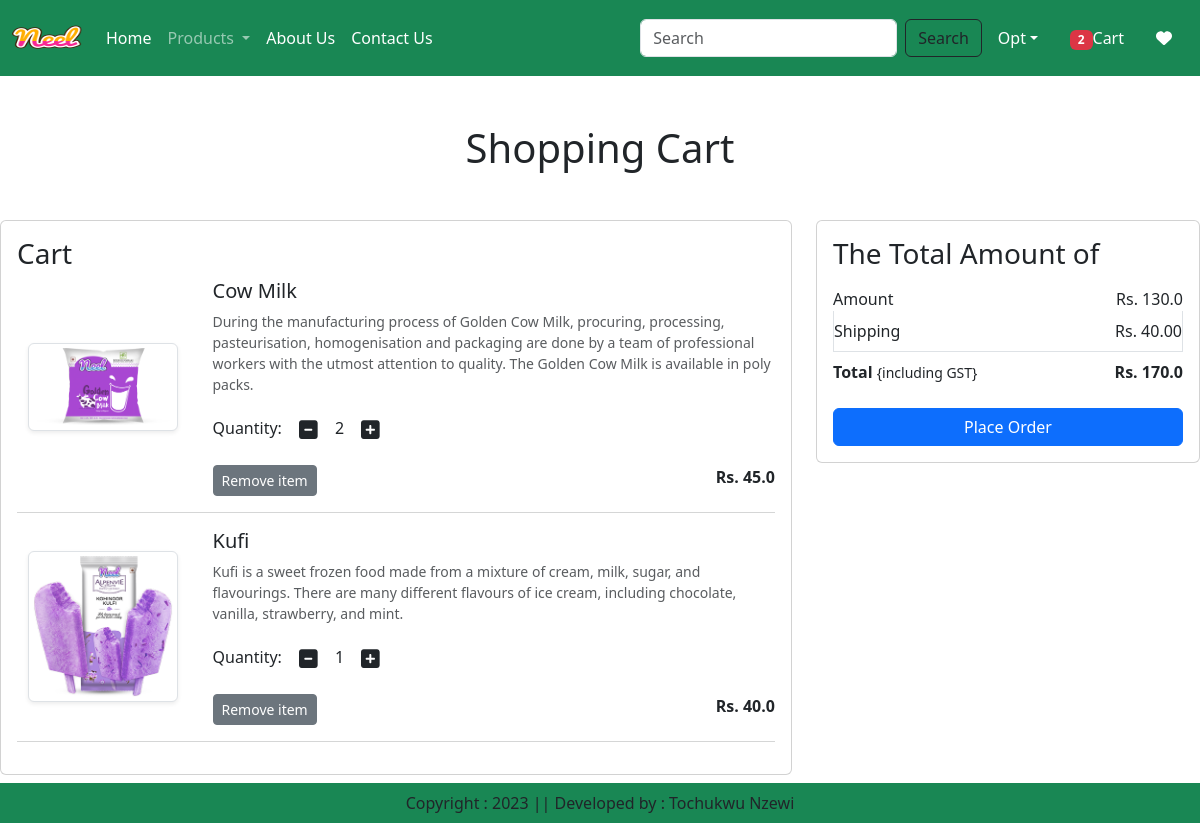
The page /cart/ (signed in) on the database as committed earlier.
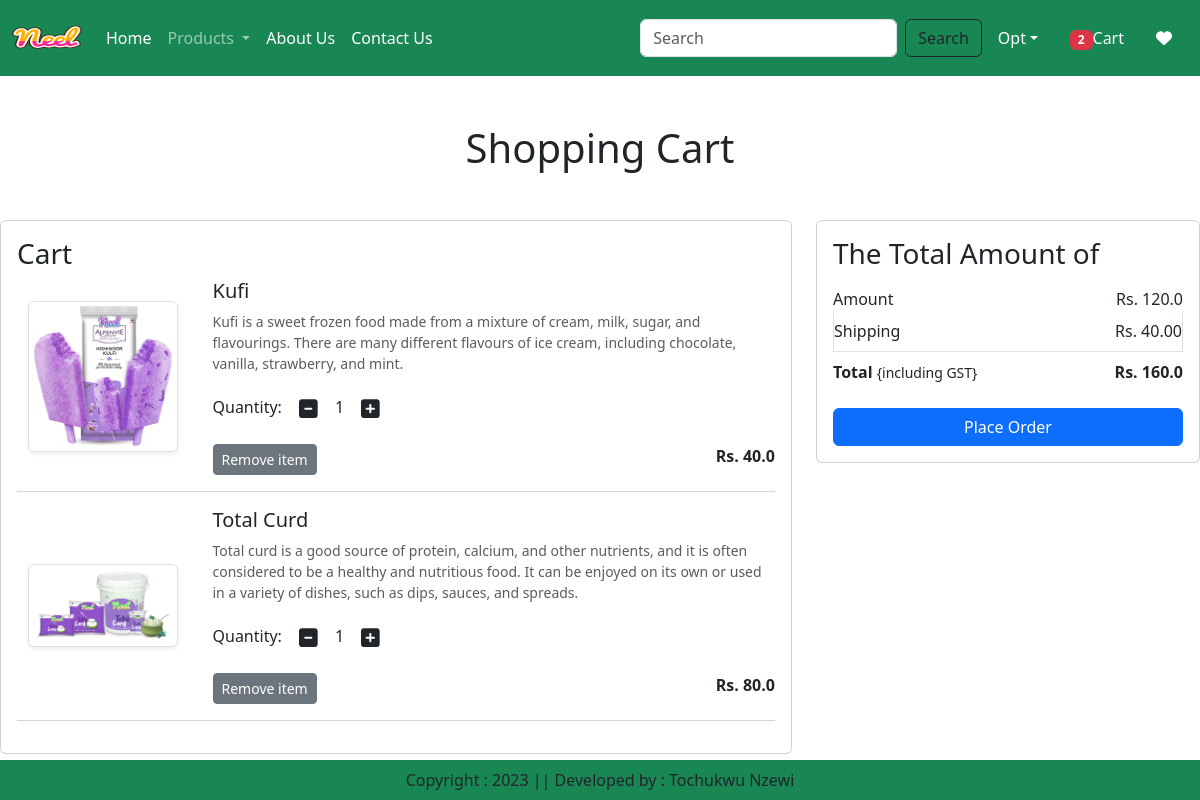
The same page on the database as committed later.
### app/models.py (models this page shows, shortened)
class Cart(models.Model):
    user = models.ForeignKey(User,on_delete=models.CASCADE)
    product = models.ForeignKey(Product,on_delete=models.CASCADE)
    quantity = models.PositiveIntegerField(default=1)

class Product(models.Model):
    title = models.CharField(max_length=100)
    selling_price = models.FloatField()
    discounted_price = models.FloatField()
    description = models.TextField(default='')
    composition = models.TextField(default='')
    prodapp = models.TextField(default='')
    category = models.CharField(choices=CATEGORY_CHOICES, max_length=2)
    product_image = models.ImageField(upload_to='product')

### app/views.py (the view)
# urls.py: path('cart/', views.show_cart, name='showcart'),
def show_cart(request):
    user = request.user
    cart = Cart.objects.filter(user=user)
    amount = 0
    for p in cart:
        value = p.quantity * p.product.discounted_price
        amount = amount + value
    totalamount = amount + 40
    totalitem = 0
    wishitem=0
    if request.user.is_authenticated:
            totalitem = len(Cart.objects.filter(user=request.user))
            wishitem = len(Wishlist.objects.filter(user=request.user))
    return render(request, 'app/addtocart.html',locals())

### app/templates/app/addtocart.html (shortened to what this page needs)
{% extends 'app/base.html' %}
{% load static %}
{% block main-content %}
<div class="conatiner my-5">
    <div class="row">
        {% if cart %}
         <h1 class="text-center mb-5">Shopping Cart</h1>
         <div class="col-sm-8">
             <div class="card">
                 <div class="card-body">
                     <h3>Cart</h3>
                     {% for item in cart %}
                     <div class="row">
                         <div class="col-sm-3 text-center align-self-center"><img src="{{item.product.product_image.url}}" alt="" srcset="" class="img-fluid img-thumbnail shadow-sm" height="150" width="150"></div>
                         <div class="col-sm-9">
                             <div>
                                 <h5>{{item.product.title}}</h5>
                                 <p class="mb-2 text-muted small">{{item.product.description}}</p>
                                 <div class="my-3">
                                     <label for="quantity">Quantity:</label>
                                     <a class="minus-cart btn" pid="{{item.product.id}}"><i class="fas fa-minus-square fa-lg"></i></a>
                                        <span id="quantity">{{item.quantity}}</span>
                                    <a class="plus-cart btn" pid={{item.product.id}}><i class="fas fa-plus-square fa-lg"></i></a>
                                 </div>
                                 <div class="d-flex justify-content-between">
                                   <a href="#" class="remove-cart btn btn-sm btn-secondary mr-3" pid={{item.product.id}}>Remove item</a>
                                   <p class="mb-0"><span><strong>Rs. {{item.product.discounted_price}}</strong></span></p>
                                 </div>
                             </div>
                         </div>
                     </div>
                     <hr class="text-muted">
                     {% endfor %}
                 </div>
             </div>
         </div>
         <div class="col-sm-4">
             <div class="card">
                 <div class="card-body">
                     <h3>The Total Amount of</h3>
                     <ul class="list-group">
                        <li class="list-group-item d-flex justify-content-between align-items-center border-0 px-0 pb-0">Amount<span id="amount">Rs. {{amount}}
                        </span></li>
                        <li class="list-group-item d-flex justify-content-between align-items-center px-0">Shipping<span>Rs. 40.00</span></li>
                        <li class="list-group-item d-flex justify-content-between align-items-center border-0 px-0 mb-3">
                            <div>
                                <strong>Total</strong> <small>{including GST}</small>
                            </div>
                            <span id="totalamount"><strong>Rs. {{totalamount}}</strong></span>
                        </li>
                     </ul>
                     <div class="d-grid"><a href="{% url 'checkout' %}" class="btn btn-primary">Place Order</a></div>
                 </div>
             </div>
         </div>
         {% else %}
            <h1 class="text-center mb-5">Cart is Empty</h1>
        {% endif %}
    </div>
</div>
{% endblock main-content %}

### app/templates/app/base.html (shortened to what this page needs)
<!DOCTYPE html>
{% load static %}
<html lang="en">
  <head>
    <link
      href="https://cdn.jsdelivr.net/npm/bootstrap@5.3.0-alpha1/dist/css/bootstrap.min.css"
      rel="stylesheet"
    />
    <link rel="stylesheet" href="{% static 'app/css/owl.carousel.min.css'%}" />
    <link rel="stylesheet" href="{% static 'app/css/all.min.css'%}" />
    <link rel="stylesheet" href="{% static 'app/css/style.css'%}" />
  </head>
  <body>
    <nav class="navbar navbar-expand-lg navbar-dark bg-success">
      <div class="container-fluid">
        <a class="navbar-brand" href="#">
          <img
            src="{% static 'app/images/banner/product/neel.png' %}"
            width="70"
            height="50"
          />
        </a>
        <div class="collapse navbar-collapse" id="navbarSupportedContent">
          <ul class="navbar-nav me-auto mb-2 mb-lg-0">
            {% if request.user.is_authenticated %}
            <li class="nav-item">
              <a class="nav-link active" aria-current="page" href="/">Home</a>
            </li>
            <li class="nav-item dropdown">
              <a
                class="nav-link dropdown-toggle"
                href="#"
                role="button"
                data-bs-toggle="dropdown"
                aria-expanded="false"
              >
                Products
              </a>
            </li>
            <l1 class="nav-item">
              <a class="nav-link text-white" href="{% url 'about' %}">About Us</a>
            </l1>
            <l1 class="nav-item">
              <a class="nav-link text-white" href="{% url 'contact' %}">Contact Us</a>
            </l1>
          </ul>
          <form class="d-flex" role="search" action="/search">
            <input
              class="form-control me-2"
              type="search"
              placeholder="Search"
              name ="search"
              aria-label="Search"
            />
            <button class="btn btn-outline-dark" type="submit">
              Search
            </button>
          </form>
        </div>
        <ul class="navbar-nav me-auto mb-2 mb-lg-0">
          <l1 class="nav-item dropdown mx-2">
            <a
              class="nav-link dropdown-toggle text-white"
              href="#"
              id="profileDropdown"
              role="button"
              data-bs-toggle="dropdown"
              aria-expanded="false"
              >Opt</a
            >
          </l1>
          <l1 class="nav-item mx-2">
            <a href="{% url 'showcart' %}" class="nav-link text-white"><span class="badge bg-danger">{% if totalitem > 0 %} {{totalitem}} {% endif %}</span>Cart</a>
          </l1>
          <l1 class="nav-item mx-2">
            <a href="#" class="nav-link text-white"> <i class="fa fa-heart"></i></a>
          </l1>
          {% endif %}
        </ul>
      </div>
    </nav>
    {% block main-content %}{% endblock main-content %}
    <footer
      class="container-fluid fixed-bottom bg-success text-center p-2 mt-5"
    >
      Copyright : 2023 || Developed by : Tochukwu Nzewi
    </footer>
  </body>
</html>

Rows that differ between the two databases and show on the page:
removed Cart: product.product_image (picture), product "Cow Milk", product.description "During the manufacturing process of Golden Cow Milk, procuring, processing, pasteurisation, homogenisation and packaging are done by a team of professional workers with the utmost attention to quality. The Golden Cow Milk is available in poly packs.", quantity "2", product.discounted_price "45.0"
added Cart: product.product_image (picture), product "Total Curd", product.description "Total curd is a good source of protein, calcium, and other nutrients, and it is often considered to be a healthy and nutritious food. It can be enjoyed on its own or used in a variety of dishes, such as dips, sauces, and spreads.", quantity "1", product.discounted_price "80.0"
Other text that changed with them:
{{ amount }}: "130.0" → "120.0"
{{ totalamount }}: "170.0" → "160.0"
